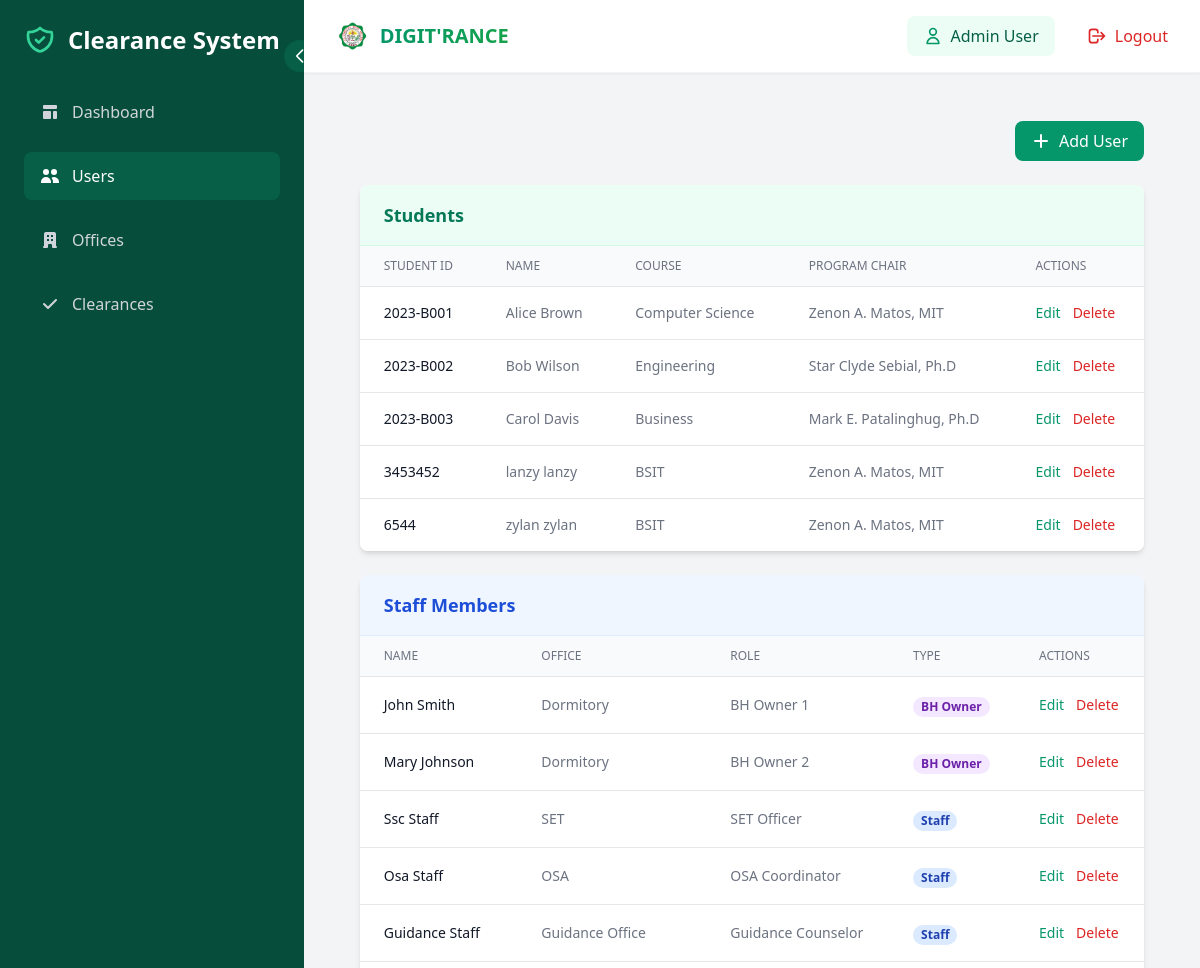
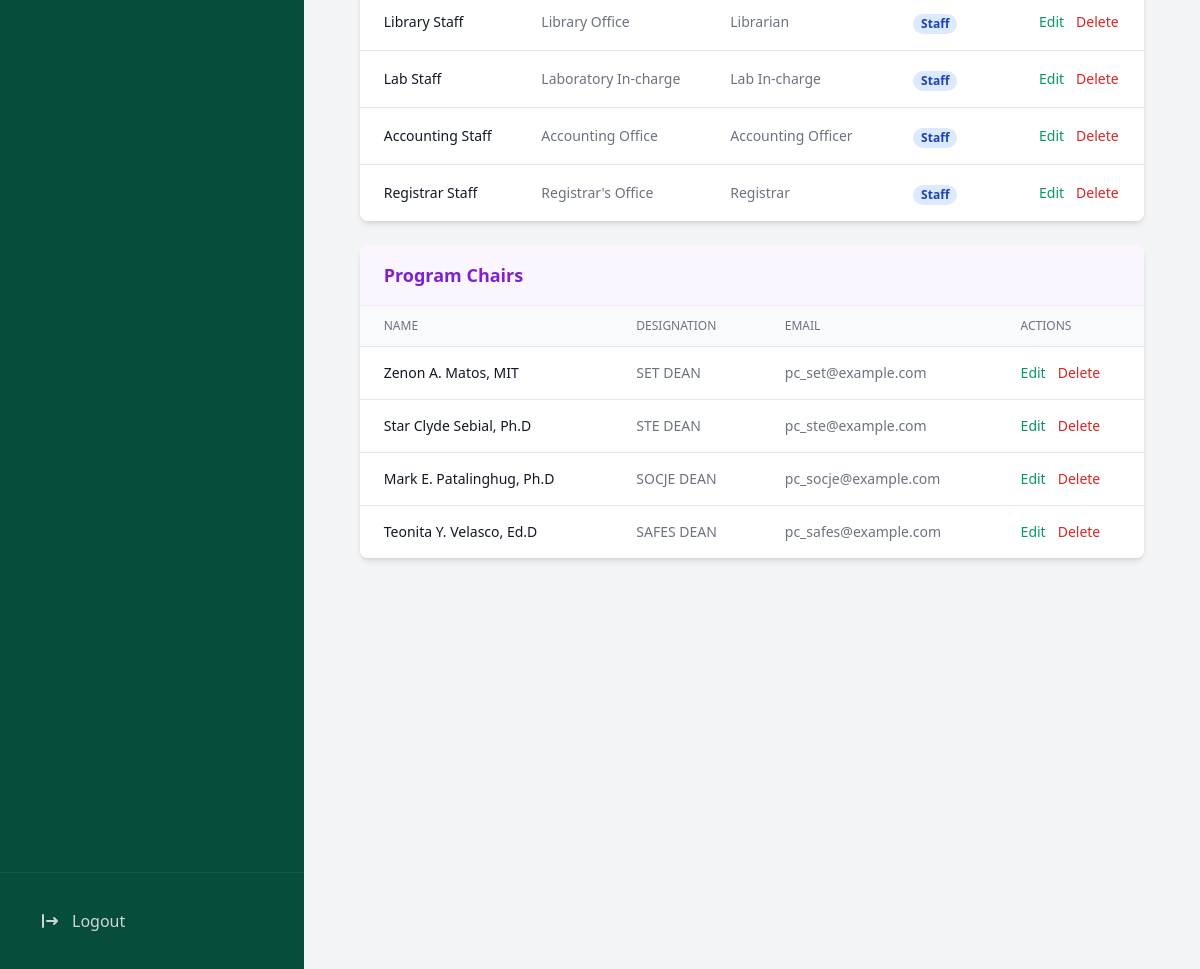
The page /dashboard/users/ (signed in) on the database its author committed (2 pictures, top to bottom).
### core/models.py (models this page shows, shortened)
class Student(models.Model):
    COURSE_CHOICES = {
        'SET DEAN': [
            ('BSIT', 'Bachelor of Science in Information Technology'),
        ],
        'STE DEAN': [
            ('BPED', 'Bachelor in Physical Education'),
            ('BEED', 'Bachelor in Elementary Education'),
            ('BSED', 'Bachelor of Secondary Education'),
            ('BAELS', 'Bachelor of Arts in English Language Studies'),
            ('BSMATH', 'Bachelor of Science in Mathematics'),
        ],
        'SOCJE DEAN': [
            ('BSCRIM', 'Bachelor of Science in Criminology'),
            ('BSISM', 'Bachelor of Science in Industrial Security Management'),
        ],
        'SAFES DEAN': [
            ('BSA', 'Bachelor of Science in Agriculture'),
            ('BSAES', 'Bachelor of Science in Agricultural Engineering Science'),
            ('BCF', 'Bachelor in Community Forestry'),
        ],
    }
    student_id = models.CharField(max_length=20, unique=True)
    user = models.OneToOneField(User, on_delete=models.CASCADE)
    course = models.CharField(max_length=255)
    year_level = models.IntegerField()
    is_boarder = models.BooleanField(default=False)
    created_at = models.DateTimeField(auto_now_add=True)
    program_chair = models.ForeignKey(ProgramChair, on_delete=models.SET_NULL, null=True, blank=True, related_name="students")
    dormitory_owner = models.ForeignKey(Staff, on_delete=models.SET_NULL, null=True, blank=True, related_name="students_dorm", limit_choices_to={'is_dormitory_owner': True})
    is_approved = models.BooleanField(default=False)
    approval_date = models.DateTimeField(null=True, blank=True)
    approval_admin = models.ForeignKey(User, on_delete=models.SET_NULL, null=True, blank=True, related_name='approved_students')

class ProgramChair(models.Model):
    DESIGNATION_CHOICES = [
        ('SET DEAN', 'School of Engineering and Technology (BSIT)'),
        ('STE DEAN', 'School of Teacher Education (BPED,BEED,BSED,BAELS,BSMATH)'),
        ('SOCJE DEAN', 'School of Criminal Justice Education (BSCRIM,BSISM)'),
        ('SAFES DEAN', 'School of Agriculture Forestry and Environmental Science (BSA,BSAES,BCF)'),
    ]
    user = models.OneToOneField(User, on_delete=models.CASCADE)
    designation = models.CharField(max_length=50, choices=DESIGNATION_CHOICES)

class Staff(models.Model):
    user = models.OneToOneField(User, on_delete=models.CASCADE)
    office = models.ForeignKey(Office, on_delete=models.CASCADE, related_name='staff')
    role = models.CharField(max_length=100, blank=True, null=True)
    is_dormitory_owner = models.BooleanField(default=False)  # 🔹 New field for dormitory manager

class Office(models.Model):
    OFFICE_TYPES = [
        ('SET', 'SET'),
        ('STE', 'STE'),
        ('SOCJE', 'SOCJE'),
        ('SAFES', 'SAFES'),
        ('SSB SET', 'SSB SET'),
        ('SSB STE', 'SSB STE'),
        ('SSB SOCJE', 'SSB SOCJE'),
        ('SSB SAFES', 'SSB SAFES'),
        ('OTHER', 'OTHER'),
    ]
    name = models.CharField(max_length=255, unique=True)
    office_type = models.CharField(max_length=50, choices=OFFICE_TYPES, default='OTHER')
    description = models.TextField(blank=True, null=True)
    created_at = models.DateTimeField(auto_now_add=True)

### core/views.py (the view, shortened to what this page needs)
# urls.py: path('dashboard/users/', views.admin_users, name='admin_users'),
@login_required
def admin_users(request):
    if not request.user.is_staff:
        messages.error(request, 'You are not authorized to access the admin dashboard.')
        return redirect('login')
    context = {
        'students': Student.objects.select_related('user', 'program_chair').all(),
        'staff': Staff.objects.select_related('user', 'office').all(),
        'program_chairs': ProgramChair.objects.select_related('user').all(),
        'offices': Office.objects.all(),  # For staff creation
    }
    return render(request, 'admin/users.html', context)

### templates/admin/users.html (shortened to what this page needs)
{% extends 'admin/base_admin.html' %}
{% block admin_content %}
<div class="space-y-6">
	<div class="flex justify-end">
		<a href="{% url 'admin_create_user' %}" class="px-4 py-2 bg-emerald-600 text-white rounded-lg hover:bg-emerald-700 flex items-center gap-2">
			<svg xmlns="http://www.w3.org/2000/svg" class="h-5 w-5" viewBox="0 0 20 20" fill="currentColor">
				<path fill-rule="evenodd" d="M10 3a1 1 0 011 1v5h5a1 1 0 110 2h-5v5a1 1 0 11-2 0v-5H4a1 1 0 110-2h5V4a1 1 0 011-1z" clip-rule="evenodd" />
			</svg>
			<span>Add User</span>
		</a>
	</div>
	<div class="bg-white rounded-lg shadow-md overflow-hidden">
		<div class="px-6 py-4 bg-emerald-50 border-b border-emerald-100">
			<h2 class="text-lg font-semibold text-emerald-700">Students</h2>
		</div>
		<div class="overflow-x-auto">
			<table class="min-w-full divide-y divide-gray-200">
				<thead>
					<tr>
						<th class="px-6 py-3 bg-gray-50 text-left text-xs font-medium text-gray-500 uppercase">Student ID</th>
						<th class="px-6 py-3 bg-gray-50 text-left text-xs font-medium text-gray-500 uppercase">Name</th>
						<th class="px-6 py-3 bg-gray-50 text-left text-xs font-medium text-gray-500 uppercase">Course</th>
						<th class="px-6 py-3 bg-gray-50 text-left text-xs font-medium text-gray-500 uppercase">Program Chair</th>
						<th class="px-6 py-3 bg-gray-50 text-left text-xs font-medium text-gray-500 uppercase">Actions</th>
					</tr>
				</thead>
				<tbody class="bg-white divide-y divide-gray-200">
					{% for student in students %}
					<tr>
						<td class="px-6 py-4 whitespace-nowrap text-sm font-medium text-gray-900">{{ student.student_id }}</td>
						<td class="px-6 py-4 whitespace-nowrap text-sm text-gray-500">{{ student.user.get_full_name }}</td>
						<td class="px-6 py-4 whitespace-nowrap text-sm text-gray-500">{{ student.course }}</td>
						<td class="px-6 py-4 whitespace-nowrap text-sm text-gray-500">
							{% if student.program_chair %}
								{{ student.program_chair.user.get_full_name }}
							{% else %}
								<span class="text-yellow-600">Not Assigned</span>
							{% endif %}
						</td>
						<td class="px-6 py-4 whitespace-nowrap text-sm font-medium">
							<div class="flex space-x-3">
								<a href="{% url 'admin_edit_user' student.user.id %}" class="text-emerald-600 hover:text-emerald-900">Edit</a>
								<form method="POST" class="inline" onsubmit="return confirm('Are you sure you want to delete this user?');">
									<button type="submit" class="text-red-600 hover:text-red-900">Delete</button>
								</form>
							</div>
						</td>
					</tr>
					{% endfor %}
				</tbody>
			</table>
		</div>
	</div>
	<div class="bg-white rounded-lg shadow-md overflow-hidden">
		<div class="px-6 py-4 bg-blue-50 border-b border-blue-100">
			<h2 class="text-lg font-semibold text-blue-700">Staff Members</h2>
		</div>
		<div class="overflow-x-auto">
			<table class="min-w-full divide-y divide-gray-200">
				<thead>
					<tr>
						<th class="px-6 py-3 bg-gray-50 text-left text-xs font-medium text-gray-500 uppercase">Name</th>
						<th class="px-6 py-3 bg-gray-50 text-left text-xs font-medium text-gray-500 uppercase">Office</th>
						<th class="px-6 py-3 bg-gray-50 text-left text-xs font-medium text-gray-500 uppercase">Role</th>
						<th class="px-6 py-3 bg-gray-50 text-left text-xs font-medium text-gray-500 uppercase">Type</th>
						<th class="px-6 py-3 bg-gray-50 text-left text-xs font-medium text-gray-500 uppercase">Actions</th>
					</tr>
				</thead>
				<tbody class="bg-white divide-y divide-gray-200">
					{% for staff_member in staff %}
					<tr>
						<td class="px-6 py-4 whitespace-nowrap text-sm font-medium text-gray-900">{{ staff_member.user.get_full_name }}</td>
						<td class="px-6 py-4 whitespace-nowrap text-sm text-gray-500">{{ staff_member.office.name }}</td>
						<td class="px-6 py-4 whitespace-nowrap text-sm text-gray-500">{{ staff_member.role }}</td>
						<td class="px-6 py-4 whitespace-nowrap">
							{% if staff_member.is_dormitory_owner %}
								<span class="px-2 inline-flex text-xs leading-5 font-semibold rounded-full bg-purple-100 text-purple-800">BH Owner</span>
							{% else %}
								<span class="px-2 inline-flex text-xs leading-5 font-semibold rounded-full bg-blue-100 text-blue-800">Staff</span>
							{% endif %}
						</td>
						<td class="px-6 py-4 whitespace-nowrap text-sm font-medium">
							<div class="flex space-x-3">
								<a href="{% url 'admin_edit_user' staff_member.user.id %}" class="text-emerald-600 hover:text-emerald-900">Edit</a>
								<form method="POST" class="inline" onsubmit="return confirm('Are you sure you want to delete this user?');">
									<button type="submit" class="text-red-600 hover:text-red-900">Delete</button>
								</form>
							</div>
						</td>
					</tr>
					{% endfor %}
				</tbody>
			</table>
		</div>
	</div>
	<div class="bg-white rounded-lg shadow-md overflow-hidden">
		<div class="px-6 py-4 bg-purple-50 border-b border-purple-100">
			<h2 class="text-lg font-semibold text-purple-700">Program Chairs</h2>
		</div>
		<div class="overflow-x-auto">
			<table class="min-w-full divide-y divide-gray-200">
				<thead>
					<tr>
						<th class="px-6 py-3 bg-gray-50 text-left text-xs font-medium text-gray-500 uppercase">Name</th>
						<th class="px-6 py-3 bg-gray-50 text-left text-xs font-medium text-gray-500 uppercase">Designation</th>
						<th class="px-6 py-3 bg-gray-50 text-left text-xs font-medium text-gray-500 uppercase">Email</th>
						<th class="px-6 py-3 bg-gray-50 text-left text-xs font-medium text-gray-500 uppercase">Actions</th>
					</tr>
				</thead>
				<tbody class="bg-white divide-y divide-gray-200">
					{% for chair in program_chairs %}
					<tr>
						<td class="px-6 py-4 whitespace-nowrap text-sm font-medium text-gray-900">{{ chair.user.get_full_name }}</td>
						<td class="px-6 py-4 whitespace-nowrap text-sm text-gray-500">{{ chair.designation }}</td>
						<td class="px-6 py-4 whitespace-nowrap text-sm text-gray-500">{{ chair.user.email }}</td>
						<td class="px-6 py-4 whitespace-nowrap text-sm font-medium">
							<div class="flex space-x-3">
								<a href="{% url 'admin_edit_user' chair.user.id %}" class="text-emerald-600 hover:text-emerald-900">Edit</a>
								<form method="POST" class="inline" onsubmit="return confirm('Are you sure you want to delete this user?');">
									<button type="submit" class="text-red-600 hover:text-red-900">Delete</button>
								</form>
							</div>
						</td>
					</tr>
					{% endfor %}
				</tbody>
			</table>
		</div>
	</div>
</div>
{% endblock %}

### templates/components/navbar.html (shortened to what this page needs)
{% load static %}
<header class="bg-white shadow-sm p-4 flex justify-between items-center border-b border-gray-100 sticky top-0 z-50">
    <div class="flex items-center">
        <h1 class="text-xl font-bold flex items-center ml-4 text-gray-800">
            <a href="{% url 'home' %}" class="flex items-center group">
                <img src="{% static 'img/permit_logo.png' %}" alt="JHCSC Logo" class="h-8 w-8 mr-3">
                <span class="text-gradient bg-clip-text text-transparent bg-gradient-to-r from-emerald-600 to-green-600 group-hover:from-emerald-700 group-hover:to-green-700 transition-all">
                </span>
            </a>
        </h1>
    </div>
    <div class="flex items-center space-x-4">
        {% if user.is_authenticated %}
            <div class="flex items-center bg-emerald-50 px-4 py-2 rounded-lg">
                <svg class="w-5 h-5 text-emerald-600 mr-2" fill="none" stroke="currentColor" viewBox="0 0 24 24">
                    <path stroke-linecap="round" stroke-linejoin="round" stroke-width="2" d="M16 7a4 4 0 11-8 0 4 4 0 018 0zM12 14a7 7 0 00-7 7h14a7 7 0 00-7-7z"></path>
                </svg>
                <span class="text-emerald-800 font-medium">{{ user.get_full_name }}</span>
            </div>
            <form method="POST" action="{% url 'logout' %}">
                <button type="submit" class="flex items-center px-4 py-2 text-red-600 hover:bg-red-50 rounded-lg transition-all duration-200">
                    <svg class="w-5 h-5 mr-2" fill="none" stroke="currentColor" viewBox="0 0 24 24">
                        <path stroke-linecap="round" stroke-linejoin="round" stroke-width="2" d="M17 16l4-4m0 0l-4-4m4 4H7m6 4v1a3 3 0 01-3 3H6a3 3 0 01-3-3V7a3 3 0 013-3h4a3 3 0 013 3v1"></path>
                    </svg>
                    <span class="font-medium">Logout</span>
                </button>
            </form>
        {% endif %}
    </div>
</header>

### rows shown on the page
Student: student_id "2023-B001", user.get_full_name "Alice Brown", course "Computer Science", program_chair.user.get_full_name "Zenon A. Matos, MIT"
Student: student_id "2023-B002", user.get_full_name "Bob Wilson", course "Engineering", program_chair.user.get_full_name "Star Clyde Sebial, Ph.D"
Student: student_id "2023-B003", user.get_full_name "Carol Davis", course "Business", program_chair.user.get_full_name "Mark E. Patalinghug, Ph.D"
Student: student_id "3453452", user.get_full_name "lanzy lanzy", course "BSIT", program_chair.user.get_full_name "Zenon A. Matos, MIT"
Student: student_id "6544", user.get_full_name "zylan zylan", course "BSIT", program_chair.user.get_full_name "Zenon A. Matos, MIT"
Staff: user.get_full_name "John Smith", office.name "Dormitory", role "BH Owner 1", is_dormitory_owner "BH Owner"
Staff: user.get_full_name "Mary Johnson", office.name "Dormitory", role "BH Owner 2", is_dormitory_owner "BH Owner"
Staff: user.get_full_name "Ssc Staff", office.name "SET", role "SET Officer", is_dormitory_owner "Staff"
Staff: user.get_full_name "Osa Staff", office.name "OSA", role "OSA Coordinator", is_dormitory_owner "Staff"
Staff: user.get_full_name "Guidance Staff", office.name "Guidance Office", role "Guidance Counselor", is_dormitory_owner "Staff"
Staff: user.get_full_name "Library Staff", office.name "Library Office", role "Librarian", is_dormitory_owner "Staff"
Staff: user.get_full_name "Lab Staff", office.name "Laboratory In-charge", role "Lab In-charge", is_dormitory_owner "Staff"
Staff: user.get_full_name "Accounting Staff", office.name "Accounting Office", role "Accounting Officer", is_dormitory_owner "Staff"
Staff: user.get_full_name "Registrar Staff", office.name "Registrar's Office", role "Registrar", is_dormitory_owner "Staff"
ProgramChair: user.get_full_name "Zenon A. Matos, MIT", designation "SET DEAN", user.email "pc_set@example.com"
ProgramChair: user.get_full_name "Star Clyde Sebial, Ph.D", designation "STE DEAN", user.email "pc_ste@example.com"
ProgramChair: user.get_full_name "Mark E. Patalinghug, Ph.D", designation "SOCJE DEAN", user.email "pc_socje@example.com"
ProgramChair: user.get_full_name "Teonita Y. Velasco, Ed.D", designation "SAFES DEAN", user.email "pc_safes@example.com"

### other values the page prints
{{ user.get_full_name }} "Admin User"
